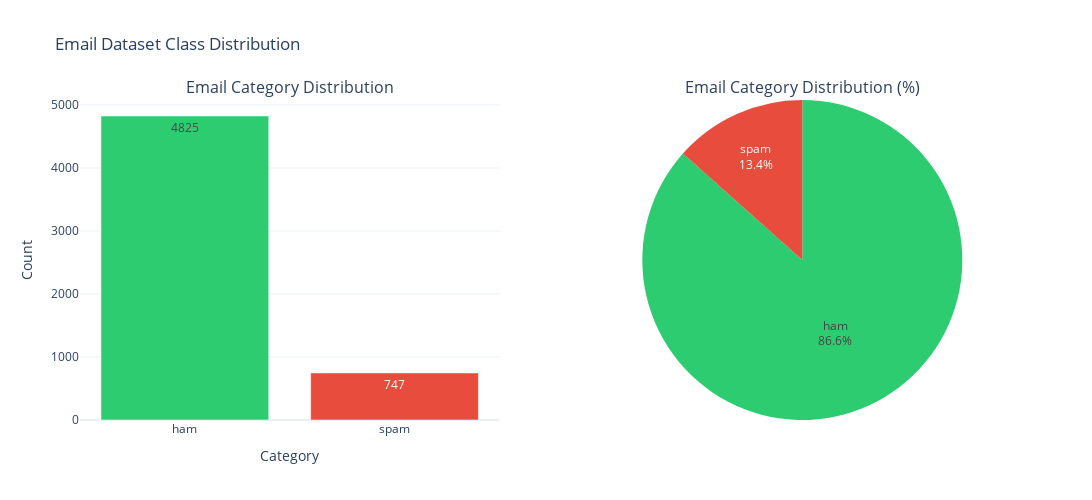

Write notebook code for a chart like this one.
### Code cell
# Explore the distribution of spam vs ham
print("Class Distribution:")
print(df['Category'].value_counts())
print(f"\nClass Distribution (%):")
print(df['Category'].value_counts(normalize=True) * 100)

# Visualize the distribution using Plotly
from plotly.subplots import make_subplots

class_counts = df['Category'].value_counts()

fig = make_subplots(
    rows=1, cols=2,
    subplot_titles=('Email Category Distribution', 'Email Category Distribution (%)'),
    specs=[[{'type':'bar'}, {'type':'pie'}]]
)

# Bar chart
fig.add_trace(
    go.Bar(x=class_counts.index, y=class_counts.values,
           marker=dict(color=['#2ecc71', '#e74c3c']),
           text=class_counts.values,
           textposition='auto',
           name='Count'),
    row=1, col=1
)

# Pie chart
fig.add_trace(
    go.Pie(labels=class_counts.index, values=class_counts.values,
           marker=dict(colors=['#2ecc71', '#e74c3c']),
           textinfo='label+percent',
           name='Distribution'),
    row=1, col=2
)

fig.update_layout(
    title_text="Email Dataset Class Distribution",
    showlegend=False,
    height=500,
    width=1200
)

fig.update_xaxes(title_text="Category", row=1, col=1)
fig.update_yaxes(title_text="Count", row=1, col=1)

fig.show()

### Figure 1 — Plotly figure (JSON) as saved in the notebook; plotly's stock layout.template omitted (floating-point values rounded to 4 significant figures)
{"data": [{"marker": {"color": ["#2ecc71", "#e74c3c"]}, "name": "Count", "text": [4825.0, 747.0], "textposition": "auto", "type": "bar", "x": ["ham", "spam"], "xaxis": "x", "y": [4825, 747], "yaxis": "y"}, {"domain": {"x": [0.55, 1], "y": [0, 1]}, "labels": ["ham", "spam"], "marker": {"colors": ["#2ecc71", "#e74c3c"]}, "name": "Distribution", "textinfo": "label+percent", "type": "pie", "values": [4825, 747]}], "layout": {"annotations": [{"font": {"size": 16}, "showarrow": false, "text": "Email Category Distribution", "x": 0.225, "xanchor": "center", "xref": "paper", "y": 1, "yanchor": "bottom", "yref": "paper"}, {"font": {"size": 16}, "showarrow": false, "text": "Email Category Distribution (%)", "x": 0.775, "xanchor": "center", "xref": "paper", "y": 1, "yanchor": "bottom", "yref": "paper"}], "height": 500, "showlegend": false, "title": {"text": "Email Dataset Class Distribution"}, "width": 1200, "xaxis": {"anchor": "y", "domain": [0, 0.45], "title": {"text": "Category"}}, "yaxis": {"anchor": "x", "domain": [0, 1], "title": {"text": "Count"}}}}
